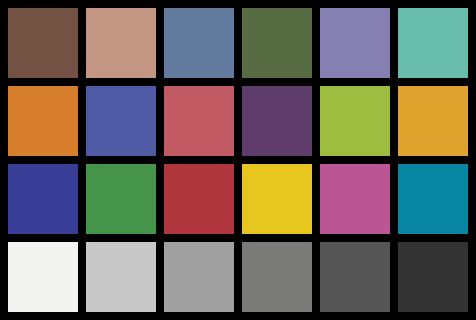
%> input picture Matlab code/Project 7/chart_classic.png, 476 x 320 px
$ octave test_alg.m   (GNU Octave 9; MATLAB toolbox functions it lacks are replaced by stand-ins)
%> lines starting %> are read from the running program, lines starting %| are printed output that depends on the picture
### Matlab code/Project 7/color_xform.m
function [cal_img, a] = color_xform(orig_img, proc_img)
% function [cal_img, a, fit] = color_xform(orig_img, orig_top, orig_left, orig_bot, orig_right, ...
% orig_patch_info, proc_img, proc_top, proc_left, proc_bot, proc_right, robust, nonlinear);
%
% Calculates and returns the calibrated color corrected processed image (cal_img), given an
% original image (orig_img) and a processed image (proc_img). orig_img and proc_img must have
% the same dimensions and are three dimensional with each third dimension holding the color
% image planes (e.g., R, G, B).
%
% If two output arguments are requested, also returns the 4 x 3 least squares color correction matrix
% transformation [A] that maps a processed image (proc_img) to the original image (orig_img)
% according to the following transformation:
%
% |orig_r_1 orig_g_1 orig_b_1| |1 proc_r_1 proc_g_1 proc_b_1|
% |orig_r_2 orig_g_2 orig_b_2| |1 proc_r_2 proc_g_2 proc_b_2|
% |orig_r_3 orig_g_3 orig_b_3| |1 proc_r_3 proc_g_3 proc_b_3|
% | . . . | = |. . . . | * [A]
% | . . . | |. . . . | 4 x 3
% | . . . | |. . . . |
% |orig_r_n orig_g_n orig_b_n| |1 proc_r_n proc_g_n proc_b_n|
% n x 3 n x 4
%
% In the above equation, n is the number of color patches that will be used to perform the
% least-squares estimate of A (see orig_patch_info below).
%
% If three output arguments are requested, also returns the non-linear pre-correction or post
% correction fit that was individually applied to the color components (see below).
%
% The image sub-region examined by the alogorithms is specified by TOP, LEFT, BOT, & RIGHT. If
% using a test chart, this image sub-region should be the top-left and bot-right corners of the
% test chart and include the black portion of the test chart for both the original image and the
% processed image. The top-left pixel in the image is defined as coordinate (1, 1). The image
% sub-regions of the original and processed images are compared and used to compute a linear
% transformation factor between the orig_patch_info and the corresponding patch information for
% the processed image. Thus, for example, a test chart contained within the original and
% processed images does not have to be the same size or located in the same horizontal and vertical
% position. However, the two sub-regions must not be rotated with respect to each other as this
% routine does not perform any rotational correction.
%
% orig_patch_info is a two dimensional matrix where each row specifies the following information
% about each color patch in the original image:
% first_row - the first row number of the color patch
% first_col - the first col number of the color patch
% row_size - the number of rows in the color patch
% col_size - the number of cols in the color patch
%
% The number of rows in orig_patch_info specifies the number of points n that will be used in the
% above least squares solution to find the color transformation matrix [A]. The user may want to add
% a safety margin to each beginning patch location and size since the entire patch area specified by
% the orig_patch_info matrix is averaged to produce low noise estimates of the color values for each
% patch before the least squares solution is calculated. Routine generate_chart can be used to obtain
% the orig_patch_info with a safety margin added.
%
% The following inputs control the least-squares fitting procedure:
% robust = 0 Perform a normal least-squares fit
% = 1 Perform a robust least-squares fit reducing outlier weights.
%
% nonlinear = 0 Do not perform a non-linear transform on R, G, and B (individually).
% = -1 Perform a non-linear transform on R, G, and B before the color matrix
% = 1 Perform a non-linear transform on R, B, and B after the color matrix
%
% Set the order of the non-linear fit. Use a polynomial of order 3 since this approximates
% non-linear s-curve responses.

% Check image sizes
if (size(orig_img) ~= size(proc_img))
    disp('The original and processed images must have the same dimensions');
    return
end

% Find the total number of color patches
% n = size(orig_patch_info,1);
[nr_orig, nc_orig, planes] = size(orig_img);
n = nr_orig*nc_orig;

% Original image
orig_mean = double(reshape(orig_img,n,3));
% Processed image
proc_mean = double(reshape(proc_img,n,3));

% Add col of ones to proc_mean in preparation for linear fit
proc_mean = [ones(n,1) proc_mean];

% Calculate a using least squares fit: all points equally weighted.
a = proc_mean\orig_mean;
save('a.mat','a');

% Calculate the calibrated processed image (cal_img).
% Find the total number of rows and columns in proc_img
[nr, nc, planes] = size(proc_img);

% Apply the matrix fit that was calculated to find the final processed image.
cal_img = double([ones(nr*nc,1) reshape(permute(proc_img,[3,1,2]), 3, nr*nc)'])*a;

% Reformat cal_img
cal_img = reshape(cal_img, nr, nc,3);

### Matlab code/Project 7/test_alg.m
clc; close all; clear all;
orig = imread('chart_classic.png');
%> orig is the input picture: size 320x476x3 uint8; mean R, G, B 105.5, 97.8, 89.4
prog = imread('chart_processed.png');
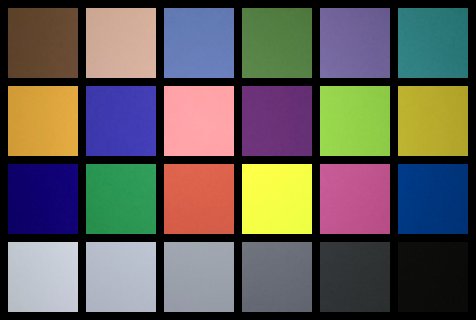
%> input picture Matlab code/Project 7/chart_processed.png, 476 x 320 px
%> prog is the input picture: size 320x476x3 uint8; mean R, G, B 97.6, 93.1, 88.4

figure; image(orig);
figure; image(prog);

[cal_img, a] = color_xform(orig, prog);
%> in color_xform, `a = proc_mean\orig_mean;`: a = [9.59 11.42 11.5; 0.68 -0.371 -0.203; 0.247 1.01 0.0238; 0.0746 0.32 1.08]
%> in color_xform, `cal_img = reshape(cal_img, nr, nc,3);`:
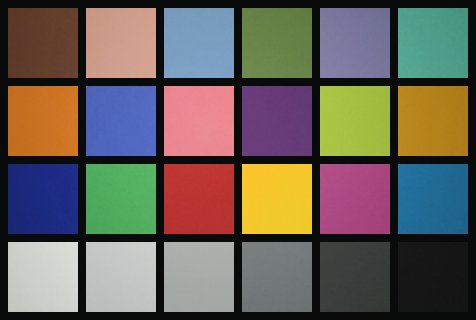
%> cal_img: size 320x476x3 double; mean R, G, B 105.5, 97.8, 89.4; mean of the top-left, top-right, bottom-left and bottom-right quarters 106.7, 93.7, 112.4, 77.6

figure; imshow(cal_img/255);
